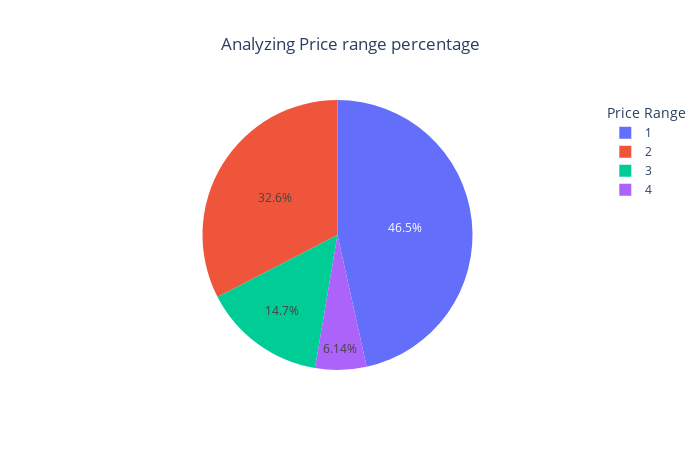

Here is the notebook cell this chart was saved with:
### Code cell
print("Percentage of resturants with 1 Price range :--" , 
      round(len(data.loc[data['Price range'] == 1 , 'Price range']) / len(data.index) * 100 , 3) , "%")
print("Percentage of resturants with 2 Price range :--" , 
      round(len(data.loc[data['Price range'] == 2 , 'Price range']) / len(data.index) * 100 , 3) , "%")
print("Percentage of resturants with 3 Price range :--" , 
      round(len(data.loc[data['Price range'] == 3 , 'Price range']) / len(data.index) * 100 , 3) , "%")
print("Percentage of resturants with 4 Price range :--" ,
      round(len(data.loc[data['Price range'] == 4 , 'Price range']) / len(data.index) * 100 , 3) , "%")
fig = px.pie(data_frame= data['Price range'].value_counts().reset_index() , values= 'count' , labels= 'Price range' ,
             hover_name= 'Price range' , title= "Analyzing Price range percentage", names= "Price range" )
fig.update_layout(title_x = 0.5 , height = 450 , showlegend = True , width = 700 , legend=dict(title='Price Range'))
fig.show()

### Figure 1 — Plotly figure (JSON) as saved in the notebook; plotly's stock layout.template omitted (floating-point values rounded to 4 significant figures)
{"data": [{"domain": {"x": [0, 1], "y": [0, 1]}, "hovertemplate": "<b>%{hovertext}</b><br><br>Price range=%{label}<br>count=%{value}<extra></extra>", "hovertext": [1, 2, 3, 4], "labels": [1, 2, 3, 4], "legendgroup": "", "name": "", "showlegend": true, "type": "pie", "values": [4444, 3113, 1408, 586]}], "layout": {"height": 450, "legend": {"title": {"text": "Price Range"}, "tracegroupgap": 0}, "showlegend": true, "title": {"text": "Analyzing Price range percentage", "x": 0.5}, "width": 700}}
